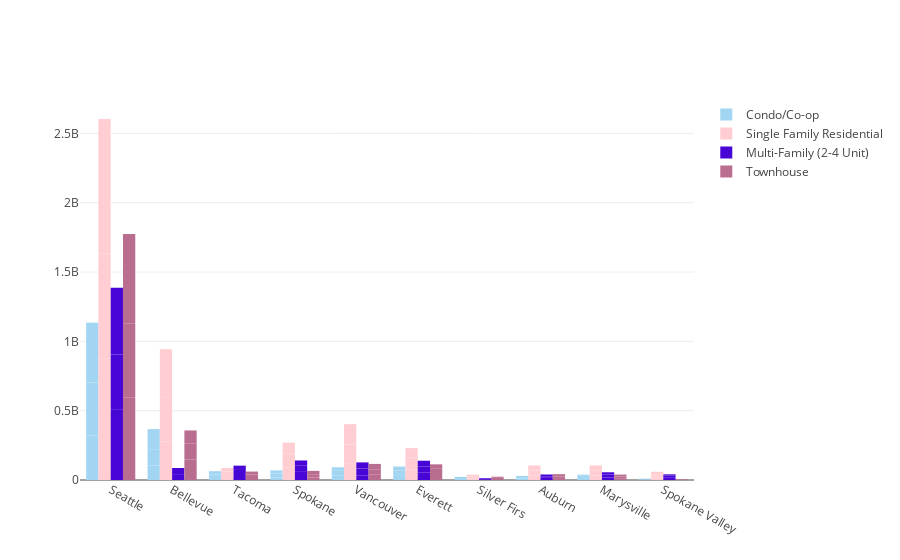

Notebook source saved alongside this figure:
### Code cell
import plotly
import plotly.graph_objs as go
from plotly.offline import download_plotlyjs, init_notebook_mode, plot, iplot

init_notebook_mode(connected=True)
trace_a = go.Bar(x=last_3yr[last_3yr['Property_Type']=="Condo/Co-op"]['City'],
                y=last_3yr[last_3yr['Property_Type']=="Condo/Co-op"]['Median_Sale_Price'],
                name="Condo/Co-op",
                marker=dict(color='#A2D5F2'))

trace_b = go.Bar(x=last_3yr[last_3yr['Property_Type']=="Single Family Residential"]['City'],
                y=last_3yr[last_3yr['Property_Type']=="Single Family Residential"]['Median_Sale_Price'],
                name='Single Family Residential',
                marker=dict(color='#FFCDD2'))
trace_c = go.Bar(x=last_3yr[last_3yr['Property_Type']=="Multi-Family (2-4 Unit)"]['City'],
                y=last_3yr[last_3yr['Property_Type']=="Multi-Family (2-4 Unit)"]['Median_Sale_Price'],
                name="Multi-Family (2-4 Unit)",
                marker=dict(color='#4806d6'))
trace_d = go.Bar(x=last_3yr[last_3yr['Property_Type']=="Townhouse"]['City'],
                y=last_3yr[last_3yr['Property_Type']=="Townhouse"]['Median_Sale_Price'],
                name="Townhouse",
                marker=dict(color='#b96e90'))
    

data3 = go.Data([trace_a,trace_b,trace_c,trace_d])
layout = {"title" :"Distribution of House types sold in top cities in WA",
                   "yaxis":{"title":'Homes Sold'},
                   "xaxis":{"title":'City'}}

plotly.offline.iplot(data3,layout, filename='jupyter/basic_bar')

### Figure 1 — Plotly figure (JSON) as saved in the notebook; plotly's stock layout.template omitted (floating-point values rounded to 4 significant figures)
{"data": [{"marker": {"color": "#A2D5F2"}, "name": "Condo/Co-op", "type": "bar", "uid": "252193e0-58d4-4a0a-8d69-3feefaea82d2", "x": ["Seattle", "Seattle", "Seattle", "Bellevue", "Bellevue", "Bellevue", "Tacoma", "Tacoma", "Tacoma", "Spokane", "Vancouver", "Vancouver", "Spokane", "Vancouver", "Spokane", "Everett", "Everett", "Everett", "Silver Firs", "Auburn", "Silver Firs", "Auburn", "Auburn", "Silver Firs", "Marysville", "Marysville", "Marysville", "Spokane Valley", "Spokane Valley", "Spokane Valley"], "y": [320557000, 382321000, 431831000, 104769000, 117480000, 144925000, 22376000, 17636000, 23721000, 19201000, 34711000, 31699000, 28727000, 25331000, 21340000, 36721000, 31440000, 29124000, 7534000, 9235000, 6892000, 11921000, 8219000, 8336000, 14059000, 16372000, 8355000, 3330000, 3746000, 2719000]}, {"marker": {"color": "#FFCDD2"}, "name": "Single Family Residential", "type": "bar", "uid": "6ce89512-436a-46df-bb4c-f7c43fad185e", "x": ["Seattle", "Seattle", "Spokane", "Spokane", "Seattle", "Spokane", "Tacoma", "Vancouver", "Tacoma", "Tacoma", "Vancouver", "Vancouver", "Bellevue", "Bellevue", "Silver Firs", "Bellevue", "Silver Firs", "Spokane Valley", "Spokane Valley", "Auburn", "Auburn", "Spokane Valley", "Everett", "Marysville", "Everett", "Silver Firs", "Auburn", "Everett", "Marysville", "Marysville"], "y": [873856000, 759749000, 89389000, 100469000, 970240000, 79150000, 28420000, 121450000, 33216000, 24865000, 134652000, 146533000, 279116000, 313637000, 11496000, 350456000, 12982000, 18116000, 21760000, 31975000, 35860000, 19712000, 76585000, 31769000, 87106000, 14060000, 36889000, 66378000, 38972000, 34743000]}, {"marker": {"color": "#4806d6"}, "name": "Multi-Family (2-4 Unit)", "type": "bar", "uid": "39144323-06ab-4580-8404-d28c12eacc4e", "x": ["Spokane", "Spokane", "Seattle", "Seattle", "Seattle", "Spokane", "Tacoma", "Tacoma", "Tacoma", "Vancouver", "Vancouver", "Vancouver", "Everett", "Everett", "Everett", "Spokane Valley", "Spokane Valley", "Spokane Valley", "Auburn", "Auburn", "Marysville", "Marysville", "Marysville", "Auburn", "Bellevue", "Bellevue", "Silver Firs", "Bellevue", "Silver Firs", "Silver Firs"], "y": [58591000, 44102000, 506094000, 400501000, 480048000, 38146000, 43199000, 29212000, 31000000, 33958000, 48755000, 44237000, 55658000, 42826000, 40407000, 15873000, 15714000, 9329000, 15659000, 11637000, 18670000, 19925000, 17167000, 12291000, 42380000, 22671000, 5292000, 21735000, 5319000, 3807000]}, {"marker": {"color": "#b96e90"}, "name": "Townhouse", "type": "bar", "uid": "6e5093f7-a4d3-4e48-b1f0-cdc0e29a58c4", "x": ["Seattle", "Seattle", "Seattle", "Bellevue", "Bellevue", "Vancouver", "Everett", "Everett", "Bellevue", "Vancouver", "Silver Firs", "Vancouver", "Silver Firs", "Auburn", "Auburn", "Everett", "Silver Firs", "Auburn", "Spokane", "Spokane", "Spokane", "Tacoma", "Tacoma", "Tacoma", "Marysville", "Marysville", "Marysville", "Spokane Valley", "Spokane Valley", "Spokane Valley"], "y": [597100000, 530406000, 647062000, 146795000, 114618000, 37713000, 35984000, 44710000, 96094000, 36428000, 7043000, 41815000, 8511000, 14108000, 12085000, 32179000, 8162000, 15686000, 18534000, 19041000, 28161000, 21677000, 19074000, 20042000, 12822000, 11922000, 14383000, 2845000, 2621000, 1086000]}], "layout": {}}
